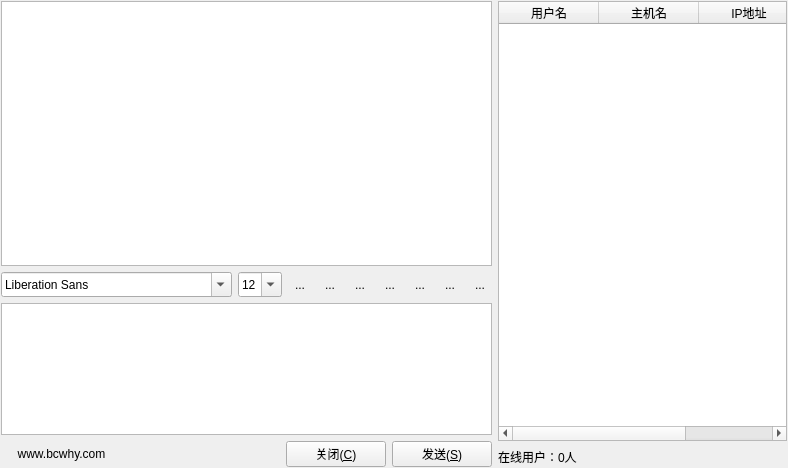
<?xml version="1.0" encoding="UTF-8"?>
<ui version="4.0">
 <class>Widget</class>
 <widget class="QWidget" name="Widget">
  <property name="geometry">
   <rect>
    <x>0</x>
    <y>0</y>
    <width>788</width>
    <height>468</height>
   </rect>
  </property>
  <property name="windowTitle">
   <string>局域网聊天室</string>
  </property>
  <layout class="QHBoxLayout" name="horizontalLayout_4">
   <property name="leftMargin">
    <number>1</number>
   </property>
   <property name="topMargin">
    <number>1</number>
   </property>
   <property name="rightMargin">
    <number>1</number>
   </property>
   <property name="bottomMargin">
    <number>1</number>
   </property>
   <item>
    <layout class="QVBoxLayout" name="verticalLayout">
     <property name="spacing">
      <number>6</number>
     </property>
     <property name="sizeConstraint">
      <enum>QLayout::SetDefaultConstraint</enum>
     </property>
     <item>
      <widget class="QTextBrowser" name="textBrowser">
       <property name="sizePolicy">
        <sizepolicy hsizetype="Expanding" vsizetype="Expanding">
         <horstretch>0</horstretch>
         <verstretch>2</verstretch>
        </sizepolicy>
       </property>
       <property name="frameShadow">
        <enum>QFrame::Sunken</enum>
       </property>
       <property name="openExternalLinks">
        <bool>false</bool>
       </property>
      </widget>
     </item>
     <item>
      <layout class="QHBoxLayout" name="horizontalLayout">
       <item>
        <widget class="QFontComboBox" name="fontComboBox">
         <property name="sizePolicy">
          <sizepolicy hsizetype="Fixed" vsizetype="Fixed">
           <horstretch>0</horstretch>
           <verstretch>0</verstretch>
          </sizepolicy>
         </property>
         <property name="minimumSize">
          <size>
           <width>1</width>
           <height>25</height>
          </size>
         </property>
        </widget>
       </item>
       <item>
        <widget class="QComboBox" name="fontsizecomboBox">
         <property name="sizePolicy">
          <sizepolicy hsizetype="Fixed" vsizetype="Maximum">
           <horstretch>0</horstretch>
           <verstretch>0</verstretch>
          </sizepolicy>
         </property>
         <property name="minimumSize">
          <size>
           <width>0</width>
           <height>25</height>
          </size>
         </property>
         <property name="editable">
          <bool>true</bool>
         </property>
         <property name="currentIndex">
          <number>3</number>
         </property>
         <item>
          <property name="text">
           <string>9</string>
          </property>
         </item>
         <item>
          <property name="text">
           <string>10</string>
          </property>
         </item>
         <item>
          <property name="text">
           <string>11</string>
          </property>
         </item>
         <item>
          <property name="text">
           <string>12</string>
          </property>
         </item>
         <item>
          <property name="text">
           <string>13</string>
          </property>
         </item>
         <item>
          <property name="text">
           <string>14</string>
          </property>
         </item>
         <item>
          <property name="text">
           <string>15</string>
          </property>
         </item>
         <item>
          <property name="text">
           <string>16</string>
          </property>
         </item>
         <item>
          <property name="text">
           <string>17</string>
          </property>
         </item>
         <item>
          <property name="text">
           <string>18</string>
          </property>
         </item>
         <item>
          <property name="text">
           <string>19</string>
          </property>
         </item>
         <item>
          <property name="text">
           <string>20</string>
          </property>
         </item>
         <item>
          <property name="text">
           <string>21</string>
          </property>
         </item>
         <item>
          <property name="text">
           <string>22</string>
          </property>
         </item>
        </widget>
       </item>
       <item>
        <widget class="QToolButton" name="textbold">
         <property name="toolTip">
          <string>加粗</string>
         </property>
         <property name="autoFillBackground">
          <bool>false</bool>
         </property>
         <property name="text">
          <string>...</string>
         </property>
         <property name="icon">
          <iconset resource="resource.qrc">
           <normaloff>:/image/textbold.png</normaloff>:/image/textbold.png</iconset>
         </property>
         <property name="iconSize">
          <size>
           <width>24</width>
           <height>24</height>
          </size>
         </property>
         <property name="checkable">
          <bool>true</bool>
         </property>
         <property name="autoRaise">
          <bool>true</bool>
         </property>
        </widget>
       </item>
       <item>
        <widget class="QToolButton" name="textitalic">
         <property name="toolTip">
          <string>倾斜</string>
         </property>
         <property name="autoFillBackground">
          <bool>false</bool>
         </property>
         <property name="text">
          <string>...</string>
         </property>
         <property name="icon">
          <iconset resource="resource.qrc">
           <normaloff>:/image/textitalic.png</normaloff>:/image/textitalic.png</iconset>
         </property>
         <property name="iconSize">
          <size>
           <width>24</width>
           <height>24</height>
          </size>
         </property>
         <property name="checkable">
          <bool>true</bool>
         </property>
         <property name="autoRaise">
          <bool>true</bool>
         </property>
        </widget>
       </item>
       <item>
        <widget class="QToolButton" name="textUnderline">
         <property name="toolTip">
          <string>下划线</string>
         </property>
         <property name="autoFillBackground">
          <bool>false</bool>
         </property>
         <property name="text">
          <string>...</string>
         </property>
         <property name="icon">
          <iconset resource="resource.qrc">
           <normaloff>:/image/textunder.png</normaloff>:/image/textunder.png</iconset>
         </property>
         <property name="iconSize">
          <size>
           <width>24</width>
           <height>24</height>
          </size>
         </property>
         <property name="checkable">
          <bool>true</bool>
         </property>
         <property name="autoRaise">
          <bool>true</bool>
         </property>
        </widget>
       </item>
       <item>
        <widget class="QToolButton" name="textcolor">
         <property name="toolTip">
          <string>字体颜色</string>
         </property>
         <property name="autoFillBackground">
          <bool>false</bool>
         </property>
         <property name="text">
          <string>...</string>
         </property>
         <property name="icon">
          <iconset resource="resource.qrc">
           <normaloff>:/image/textcolor.png</normaloff>:/image/textcolor.png</iconset>
         </property>
         <property name="iconSize">
          <size>
           <width>24</width>
           <height>24</height>
          </size>
         </property>
         <property name="checkable">
          <bool>false</bool>
         </property>
         <property name="autoRaise">
          <bool>true</bool>
         </property>
        </widget>
       </item>
       <item>
        <widget class="QToolButton" name="sendfile">
         <property name="toolTip">
          <string>传送文件</string>
         </property>
         <property name="autoFillBackground">
          <bool>false</bool>
         </property>
         <property name="text">
          <string>...</string>
         </property>
         <property name="icon">
          <iconset resource="resource.qrc">
           <normaloff>:/image/fileopen.png</normaloff>:/image/fileopen.png</iconset>
         </property>
         <property name="iconSize">
          <size>
           <width>24</width>
           <height>24</height>
          </size>
         </property>
         <property name="checkable">
          <bool>false</bool>
         </property>
         <property name="autoRaise">
          <bool>true</bool>
         </property>
        </widget>
       </item>
       <item>
        <widget class="QToolButton" name="save">
         <property name="toolTip">
          <string>保存聊天记录</string>
         </property>
         <property name="autoFillBackground">
          <bool>false</bool>
         </property>
         <property name="text">
          <string>...</string>
         </property>
         <property name="icon">
          <iconset resource="resource.qrc">
           <normaloff>:/image/Floppy.png</normaloff>:/image/Floppy.png</iconset>
         </property>
         <property name="iconSize">
          <size>
           <width>24</width>
           <height>24</height>
          </size>
         </property>
         <property name="checkable">
          <bool>false</bool>
         </property>
         <property name="autoRaise">
          <bool>true</bool>
         </property>
        </widget>
       </item>
       <item>
        <widget class="QToolButton" name="clear">
         <property name="toolTip">
          <string>清空聊天记录</string>
         </property>
         <property name="autoFillBackground">
          <bool>false</bool>
         </property>
         <property name="text">
          <string>...</string>
         </property>
         <property name="icon">
          <iconset resource="resource.qrc">
           <normaloff>:/image/Bin (empty).png</normaloff>:/image/Bin (empty).png</iconset>
         </property>
         <property name="iconSize">
          <size>
           <width>24</width>
           <height>24</height>
          </size>
         </property>
         <property name="checkable">
          <bool>false</bool>
         </property>
         <property name="autoRaise">
          <bool>true</bool>
         </property>
        </widget>
       </item>
      </layout>
     </item>
     <item>
      <widget class="QTextEdit" name="textEdit">
       <property name="sizePolicy">
        <sizepolicy hsizetype="Expanding" vsizetype="Maximum">
         <horstretch>0</horstretch>
         <verstretch>1</verstretch>
        </sizepolicy>
       </property>
       <property name="font">
        <font>
         <family>宋体</family>
         <pointsize>12</pointsize>
        </font>
       </property>
       <property name="html">
        <string>&lt;!DOCTYPE HTML PUBLIC &quot;-//W3C//DTD HTML 4.0//EN&quot; &quot;http://www.w3.org/TR/REC-html40/strict.dtd&quot;&gt;
&lt;html&gt;&lt;head&gt;&lt;meta name=&quot;qrichtext&quot; content=&quot;1&quot; /&gt;&lt;style type=&quot;text/css&quot;&gt;
p, li { white-space: pre-wrap; }
&lt;/style&gt;&lt;/head&gt;&lt;body style=&quot; font-family:'宋体'; font-size:12pt; font-weight:400; font-style:normal;&quot;&gt;
&lt;p style=&quot;-qt-paragraph-type:empty; margin-top:0px; margin-bottom:0px; margin-left:0px; margin-right:0px; -qt-block-indent:0; text-indent:0px;&quot;&gt;&lt;br /&gt;&lt;/p&gt;&lt;/body&gt;&lt;/html&gt;</string>
       </property>
      </widget>
     </item>
     <item>
      <layout class="QHBoxLayout" name="horizontalLayout_2">
       <item>
        <widget class="QLabel" name="label">
         <property name="minimumSize">
          <size>
           <width>121</width>
           <height>0</height>
          </size>
         </property>
         <property name="text">
          <string>www.bcwhy.com</string>
         </property>
         <property name="textFormat">
          <enum>Qt::RichText</enum>
         </property>
         <property name="alignment">
          <set>Qt::AlignCenter</set>
         </property>
         <property name="openExternalLinks">
          <bool>true</bool>
         </property>
        </widget>
       </item>
       <item>
        <spacer name="horizontalSpacer">
         <property name="orientation">
          <enum>Qt::Horizontal</enum>
         </property>
         <property name="sizeHint" stdset="0">
          <size>
           <width>40</width>
           <height>20</height>
          </size>
         </property>
        </spacer>
       </item>
       <item>
        <widget class="QPushButton" name="close">
         <property name="minimumSize">
          <size>
           <width>100</width>
           <height>25</height>
          </size>
         </property>
         <property name="text">
          <string>关闭(&amp;C)</string>
         </property>
        </widget>
       </item>
       <item>
        <widget class="QPushButton" name="send">
         <property name="minimumSize">
          <size>
           <width>100</width>
           <height>25</height>
          </size>
         </property>
         <property name="text">
          <string>发送(&amp;S)</string>
         </property>
        </widget>
       </item>
      </layout>
     </item>
    </layout>
   </item>
   <item>
    <layout class="QGridLayout" name="gridLayout">
     <item row="0" column="0">
      <widget class="QTableWidget" name="tableWidget">
       <property name="toolTip">
        <string>在线用户信息列表</string>
       </property>
       <property name="frameShape">
        <enum>QFrame::StyledPanel</enum>
       </property>
       <property name="editTriggers">
        <set>QAbstractItemView::NoEditTriggers</set>
       </property>
       <property name="selectionMode">
        <enum>QAbstractItemView::SingleSelection</enum>
       </property>
       <property name="selectionBehavior">
        <enum>QAbstractItemView::SelectRows</enum>
       </property>
       <property name="showGrid">
        <bool>false</bool>
       </property>
       <column>
        <property name="text">
         <string>用户名</string>
        </property>
        <property name="icon">
         <iconset>
          <normalon>:/image/User.png</normalon>
         </iconset>
        </property>
       </column>
       <column>
        <property name="text">
         <string>主机名</string>
        </property>
       </column>
       <column>
        <property name="text">
         <string>IP地址</string>
        </property>
       </column>
      </widget>
     </item>
     <item row="1" column="0">
      <layout class="QHBoxLayout" name="horizontalLayout_3">
       <item>
        <widget class="QLabel" name="onlineUser">
         <property name="sizePolicy">
          <sizepolicy hsizetype="Fixed" vsizetype="Preferred">
           <horstretch>0</horstretch>
           <verstretch>0</verstretch>
          </sizepolicy>
         </property>
         <property name="text">
          <string>在线用户：0人</string>
         </property>
        </widget>
       </item>
       <item>
        <spacer name="horizontalSpacer_2">
         <property name="orientation">
          <enum>Qt::Horizontal</enum>
         </property>
         <property name="sizeHint" stdset="0">
          <size>
           <width>40</width>
           <height>20</height>
          </size>
         </property>
        </spacer>
       </item>
       <item>
        <widget class="QLabel" name="label_2">
         <property name="text">
          <string/>
         </property>
        </widget>
       </item>
      </layout>
     </item>
    </layout>
   </item>
  </layout>
 </widget>
 <layoutdefault spacing="6" margin="11"/>
 <resources>
  <include location="resource.qrc"/>
 </resources>
 <connections/>
</ui>
